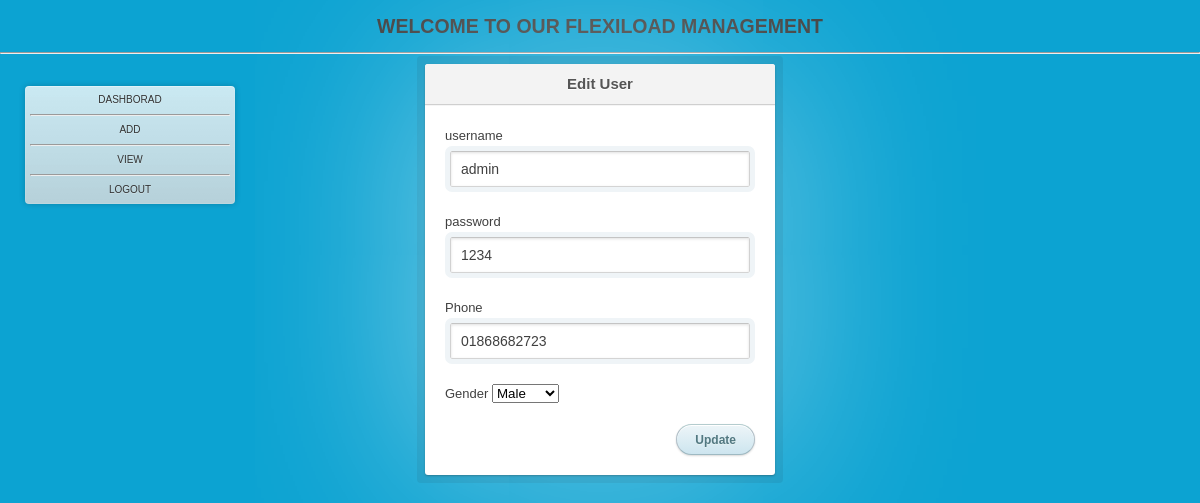
Screenshot of /edit.php?id=1 (signed in) with the database file from the repository.
### tables this page shows
CREATE TABLE IF NOT EXISTS `usercredential` (
  `id` int(9) NOT NULL AUTO_INCREMENT,
  `username` varchar(100) NOT NULL,
  `password` varchar(100) NOT NULL,
  `phone` varchar(100) NOT NULL,
  `gender` char(100) NOT NULL,
  `sdate` date NOT NULL,
  `balance` decimal(10,2) NOT NULL,
  PRIMARY KEY (`id`)
);

### dbconnect.php (called while the page is built, shortened)
<?php
$dbUser = "root";
$dbPass = "";
$dbName = "flexiload";
$dbHost = "localhost";
$conn   = mysqli_connect($dbHost,$dbUser,$dbPass);
mysqli_select_db($conn, $dbName);
function query($query){
global $conn;
$result=mysqli_query($conn,$query) or die("<li>Query:$query</li>Error: <li>Errpr:".mysqli_error($conn)."</li>");
return $result;
}
?>

### edit.php (the view, shortened to what this page needs)
<?php
include "dbconnect.php";
$id     = isset($_REQUEST['id'])     ? $_REQUEST['id'] :0;
$id     = filter_var($id,FILTER_VALIDATE_INT);
$result =  query("select * from usercredential where id='$id'");
  $row= mysqli_fetch_object($result);
  $username         = $row->username;
  $password         = $row->password;
  $phone            = $row->phone;
  $gender           = $row->gender;
  include "header.php";
?>
 <div class="login">
      <h1>Edit  User</h1>
      <form method="post" action="action.php?action=updateUser">
        <p><label>username</label><input type="text"     name="username" value="<?php print($username); ?>" placeholder="Username "></p>
        <p><label>password</label><input type="text"     name="password" value="<?php print($password); ?>" placeholder="Password"></p>
        <p><label>Phone</label><input type="text"        name="phone"    value="<?php print($phone); ?>"   placeholder="Password"></p>
	<p><label>Gender</label>
        <select name='gender'>
	<option <?php if($gender=="male"){print('SELECTED');}?> value='male'>Male</option>
	</select>
        <p class="submit"><input type="submit" name="submit" value="Update"></p>
      </form>
    </div>
 <?php include "footer.php";?>

### css/style.css (style rules this page uses)
html, body, div, span, applet, object, iframe, h2, h3, h4, h5, h6, p, blockquote, pre, a, abbr, acronym, address, big, cite, code, del, dfn, em, img, ins, kbd, q, s, samp, small, strike, strong, sub, sup, tt, var, b, u, i, center, dl, dt, dd, ol, ul, li, fieldset, form, label, legend, table, caption, tbody, tfoot, thead, tr, th, td, article, aside, canvas, details, embed, figure, figcaption, footer, header, hgroup, menu, nav, output, ruby, section, summary, time, mark, audio, video { margin: 0; padding: 0; border: 0; font-size: 150%; font: inherit; vertical-align: baseline; }
body { line-height: 1; }
body { font: 13px/20px 'Lucida Grande', Tahoma, Verdana, sans-serif; color: #404040; background: #0ca3d2; }
.login { position: relative; margin: 0 auto; padding: 20px 20px 20px; width: 310px; background: white; border-radius: 3px; -webkit-box-shadow: 0 0 200px rgba(255, 255, 255, 0.5), 0 1px 2px rgba(0, 0, 0, 0.3); box-shadow: 0 0 200px rgba(255, 255, 255, 0.5), 0 1px 2px rgba(0, 0, 0, 0.3); }
.login:before { content: ''; position: absolute; top: -8px; right: -8px; bottom: -8px; left: -8px; z-index: -1; background: rgba(0, 0, 0, 0.08); border-radius: 4px; }
.login h1 { margin: -20px -20px 21px; line-height: 40px; font-size: 15px; font-weight: bold; color: #555; text-align: center; text-shadow: 0 1px white; background: #f3f3f3; border-bottom: 1px solid #cfcfcf; border-radius: 3px 3px 0 0; background-image: -webkit-linear-gradient(top, whiteffd, #eef2f5); background-image: -moz-linear-gradient(top, whiteffd, #eef2f5); background-image: -o-linear-gradient(top, whiteffd, #eef2f5); background-image: linear-gradient(to bottom, whiteffd, #eef2f5); -webkit-box-shadow: 0 1px whitesmoke; box-shadow: 0 1px whitesmoke; }
.login p { margin: 20px 0 0; }
.login p:first-child { margin-top: 0; }
.login input[type=text], .login input[type=password] { width: 278px; }
.login p.submit { text-align: right; }
input { font-family: 'Lucida Grande', Tahoma, Verdana, sans-serif; font-size: 14px; }
input[type=text], input[type=password] { margin: 5px; padding: 0 10px; width: 200px; height: 34px; color: #404040; background: white; border: 1px solid; border-color: #c4c4c4 #d1d1d1 #d4d4d4; border-radius: 2px; outline: 5px solid #eff4f7; -moz-outline-radius: 3px; -webkit-box-shadow: inset 0 1px 3px rgba(0, 0, 0, 0.12); box-shadow: inset 0 1px 3px rgba(0, 0, 0, 0.12); }
input[type=submit] { padding: 0 18px; height: 29px; font-size: 12px; font-weight: bold; color: #527881; text-shadow: 0 1px #e3f1f1; background: #cde5ef; border: 1px solid; border-color: #b4ccce #b3c0c8 #9eb9c2; border-radius: 16px; outline: 0; -webkit-box-sizing: content-box; -moz-box-sizing: content-box; box-sizing: content-box; background-image: -webkit-linear-gradient(top, #edf5f8, #cde5ef); background-image: -moz-linear-gradient(top, #edf5f8, #cde5ef); background-image: -o-linear-gradient(top, #edf5f8, #cde5ef); background-image: linear-gradient(to bottom, #edf5f8, #cde5ef); -webkit-box-shadow: inset 0 1px white, 0 1px 2px rgba(0, 0, 0, 0.15); box-shadow: inset 0 1px white, 0 1px 2px rgba(0, 0, 0, 0.15); }

### rows the page displays
usercredential: username "admin", password "1234", phone "01868682723"
